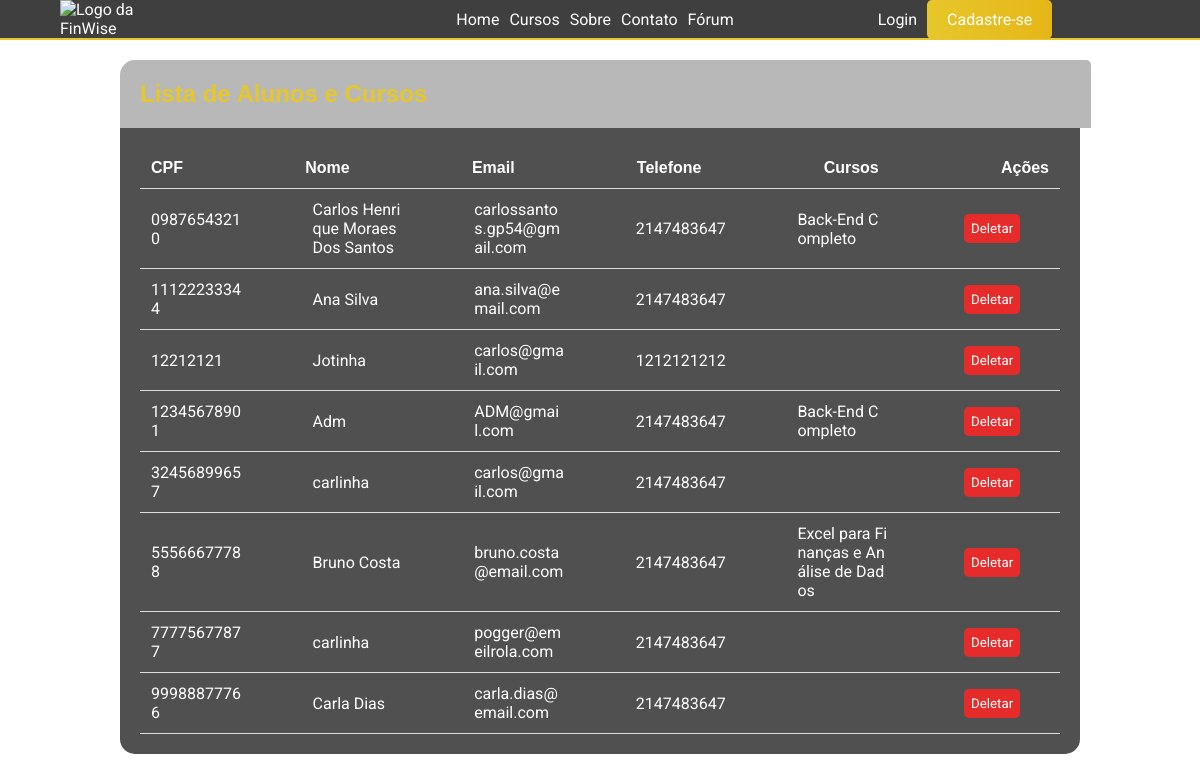
The page /usuariosadm.php on the database its author committed.
### tables this page shows
CREATE TABLE `alunos` (
  `CPF` varchar(12) NOT NULL,
  `Nome` varchar(100) NOT NULL,
  `Email` varchar(150) NOT NULL,
  `Telefone` int(12) NOT NULL,
  `Senhahash` varchar(255) NOT NULL,
  `acesso` varchar(250) DEFAULT NULL,
  `Foto` varchar(250) DEFAULT NULL,
  `data_cadastro` datetime DEFAULT NULL
);

### usuariosadm.php (the view, shortened to what this page needs)
<?php
require('conexao.php');
?>
<!DOCTYPE html>
<html lang="pt-br">
<head>
<link rel="stylesheet" href="header.css">
<link rel="stylesheet" href="usuariosadm.css">
</head>
<body>
    <header>
    <div id="logo">
        <img src="Mídias/Logo branca.png" alt="Logo da FinWise" />
    </div>
    <nav>
        <ul>
            <li><a id="home" href="index.php">Home</a></li>
            <li><a id="cursos" href="cursos.php">Cursos</a></li>
            <li><a id="sobre" href="sobre.php">Sobre</a></li>
            <li><a id="contato" href="contato.php">Contato</a></li>
            <li><a id="forum" href="forum.php">Fórum</a></li>
        </ul>
        <ul>
            <?php
            if (!isset($_SESSION['usuario'])) {
                echo '<li><a href="login.php">Login</a></li>';
                echo '<li><a id="cadastro" href="cadastro.php">Cadastre-se</a></li>';
            }
            ?>
        </ul>
    </nav>
</header>
<main>
<h2>Lista de Alunos e Cursos</h2>
<table>
<tr>
    <th>CPF</th>
    <th>Nome</th>
    <th>Email</th>
    <th>Telefone</th>
    <th>Cursos</th>
    <th>Ações</th>
</tr>
<?php
$sql = "SELECT a.CPF, a.Nome, a.Email, a.Telefone,
               GROUP_CONCAT(c.Nome SEPARATOR ', ') AS cursos
        FROM alunos a
        LEFT JOIN aluno_cursos ac ON a.CPF = ac.CPF_aluno
        LEFT JOIN cursos c ON ac.Id_curso = c.Id_curso
        GROUP BY a.CPF, a.Nome, a.Email, a.Telefone";
$result = $conn->query($sql);
if ($result && $result->num_rows > 0) {
    while($row = $result->fetch_assoc()) {
        echo "<tr>";
        echo "<td>{$row['CPF']}</td>";
        echo "<td>{$row['Nome']}</td>";
        echo "<td>{$row['Email']}</td>";
        echo "<td>{$row['Telefone']}</td>";
        echo "<td>{$row['cursos']}</td>";
        echo "<td>
                <form action='apagar_aluno.php' method='post' style='display:inline; margin:0; padding:0;'>
                    <input type='hidden' name='CPF' value='{$row['CPF']}'>
                    <input type='submit' value='Deletar' class='btn-deletar'>
                </form>
              </td>";
        echo "</tr>";
    }
} else {
    echo "<tr><td colspan='6' style='text-align:center;'>Nenhum aluno cadastrado.</td></tr>";
}
?>
</table>
</main>
</body>
</html>

### header.css (style rules this page uses)
h1, h2, h3, h4, h5, h6, th, strong, span { font-family: 'Montserrat', sans-serif; }
p, a, li, button, input, textarea, label, div { font-family: 'Roboto'; }
#home, #cursos, #sobre, #contato, #forum { text-decoration: none; color: #ffffff; transition: ease 0.3s; }
body { margin: 0; background-image: url("Mídias/fundo.png"); background-repeat: no-repeat; background-size: cover; background-position: center; cursor: default; transition: ease 0.3s; }
header { background-color: rgba(16, 16, 16, 0.8); display: flex; font-family: 'Lovelo'; justify-content: space-evenly; color: #ffffff; align-items: center; justify-self: center; width: 100%; transition: ease 0.3s; position: sticky; top: 0; backdrop-filter: blur(5px); border-bottom: solid 2px #E6C72B; z-index: 1000; }
header img { width: 18%; margin: 0%; }
#cadastro { background-image: linear-gradient(to right, #E6C72B, #e6b618); padding: 10px 20px; border-radius: 5px; transition: ease 0.3s; }
header nav { display: flex; align-items: center; gap: 20px; width: 60%; }
header ul { list-style: none; margin: 0; padding: 0; display: flex; gap: 10px; justify-content: center; align-items: center; margin-left: 25px; margin-right: 25px; width: 100%; }
header a { text-decoration: none; color: #ffffff; transition: ease 0.3s; }
#logo { display: flex; align-items: center; width: 25%; }
#logo img { width: 35%; margin-right: 10px; }

### usuariosadm.css (style rules this page uses)
body { display: flex; flex-direction: column; align-items: center; }
table { display: flex; flex-direction: column; align-items: center; width: 100%; background-color: rgb(80, 80, 80); color: white; font-family: 'Roboto'; border-bottom-left-radius: 15px; border-bottom-right-radius: 15px; margin-top: 0; padding: 20px; }
tr { display: flex; justify-content: space-between; padding: 10px; text-align: left; border-bottom: 1px solid #ddd; }
td { width: 10%; text-align: left; word-break: break-all; display: flex; align-items: center; justify-content: flex-start; }
h2 { background-color: rgba(50, 50, 50, 0.344); color: #E6C72B; padding: 20px; border-top-left-radius: 15px; border-top-right-radius: 5px; margin: auto; margin-bottom: 0; width: 97%; }
main { margin: 20px; width: 80%; }
.btn-deletar { background-color: #e62b2b; color: white; text-decoration: none; border: none; padding: 7px; margin-left: 5px; border-radius: 5px; }

### rows shown on the page
alunos: CPF "09876543210", Nome "Carlos Henrique Moraes Dos Santos", Email "carlossantos.gp54@gmail.com", Telefone "2147483647", cursos "Back-End Completo"
alunos: CPF "11122233344", Nome "Ana Silva", Email "ana.silva@email.com", Telefone "2147483647"
alunos: CPF "12212121", Nome "Jotinha", Email "carlos@gmail.com", Telefone "1212121212"
alunos: CPF "12345678901", Nome "Adm", Email "ADM@gmail.com", Telefone "2147483647", cursos "Back-End Completo"
alunos: CPF "32456899657", Nome "carlinha", Email "carlos@gmail.com", Telefone "2147483647"
alunos: CPF "55566677788", Nome "Bruno Costa", Email "bruno.costa@email.com", Telefone "2147483647", cursos "Excel para Finanças e Análise de Dados"
alunos: CPF "77775677877", Nome "carlinha", Email "pogger@emeilrola.com", Telefone "2147483647"
alunos: CPF "99988877766", Nome "Carla Dias", Email "carla.dias@email.com", Telefone "2147483647"
